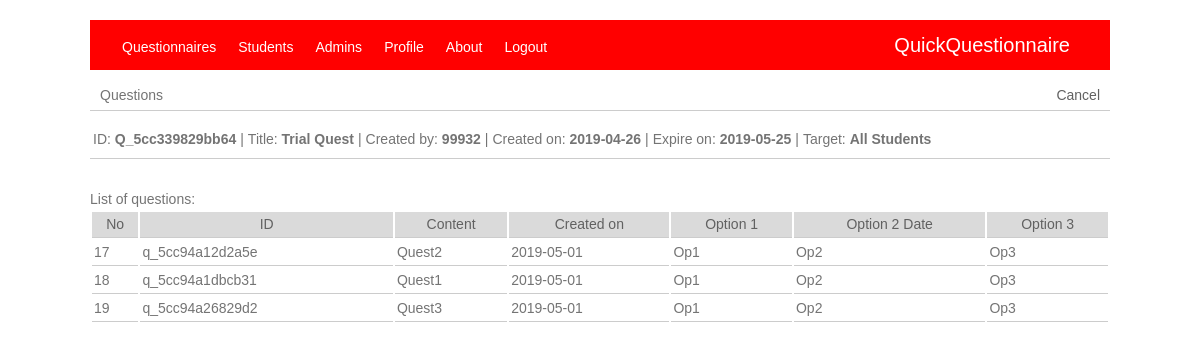
The app's page /admin/question.php?q_id=Q_5cc339829bb64 (signed in) with its own data.
### tables this page shows
CREATE TABLE `questionnaire` (
  `no` int(11) NOT NULL,
  `q_id` varchar(200) DEFAULT NULL,
  `q_title` varchar(200) DEFAULT NULL,
  `q_created_by` varchar(200) DEFAULT NULL,
  `q_creation_date` varchar(100) DEFAULT NULL,
  `q_expiry_date` varchar(100) DEFAULT NULL,
  `q_target` varchar(200) DEFAULT NULL
);

CREATE TABLE `questions` (
  `no` int(11) NOT NULL,
  `question_id` varchar(100) DEFAULT NULL,
  `question_number` varchar(100) DEFAULT NULL,
  `q_id` varchar(100) DEFAULT NULL,
  `question_content` varchar(200) DEFAULT NULL,
  `question_date` varchar(100) DEFAULT NULL,
  `option1` varchar(500) DEFAULT NULL,
  `option2` varchar(200) DEFAULT NULL,
  `option3` varchar(200) DEFAULT NULL
);

### admin/question.php (the view)
<?php include "admin_header.php" ?>
	<div class="main_container">
		<div class="second_header_dv">
			<div class="page_title_div">
				Questions
			</div>
			<div class="add_new_div">
				<a href="questionnaire.php"> Cancel </a>
			</div>
		</div>
		<div class="body_content">
			<div class="add_new_form_div">
				<?php
					$q_id = $_GET['q_id'];
					$sql = "SELECT * FROM questionnaire WHERE q_id='$q_id'";
					$query = $con -> query($sql);
					while($row = $query -> fetch_array()){
						$q_title = $row['q_title'];
						$q_created_by = $row['q_created_by'];
						$q_creation_date = $row['q_creation_date'];
						$q_expiry_date = $row['q_expiry_date'];
						$q_target = $row['q_target'];
					}
					echo "
						<div class='questionnaire_info_div'>
							<table>
								<tr>
									<td> ID: <b>".$q_id."</b> </td>
									<td> | </td>
									<td> Title: <b>".$q_title."</b> </td>
									<td> | </td>
									<td> Created by: <b>".$q_created_by."</b> </td>
									<td> | </td>
									<td> Created on: <b>".$q_creation_date."</b> </td>
									<td> | </td>
									<td> Expire on: <b>".$q_expiry_date."</b> </td>
									<td> | </td>
									<td> Target: <b>".$q_target."</b> </td>
								</tr>
							</table>
						</div>
					";
				?>
				<div class="question_list_div">
					<?php
						$sql_fetch = "SELECT * FROM questions WHERE q_id='$q_id' ORDER BY no ASC";
						$query_fetch = $con -> query($sql_fetch);
						echo "
							List of questions:
							<table class=body_table>
								<thead>
									<td align=center> No </td>
									<td align=center> ID </td>
									<td align=center> Content </td>
									<td align=center> Created on </td>
									<td align=center> Option 1 </td>
									<td align=center> Option 2 Date </td>
									<td align=center> Option 3 </td>
								</thead>";
						while ($row_fetch = $query_fetch -> fetch_array()) {
							echo "
								<tr>
									<td>".$row_fetch['no']."</td>
									<td>".$row_fetch['question_id']."</td>
									<td>".$row_fetch['question_content']."</td>
									<td>".$row_fetch['question_date']."</td>
									<td>".$row_fetch['option1']."</td>
									<td>".$row_fetch['option2']."</td>
									<td>".$row_fetch['option3']."</td>
								</tr>
								";
							}
						?>
					</table>
				</div>
			</div>
		</div>
	</div>
<?php include "admin_footer.php" ?>

### css/css.css (style rules this page uses)
body { width: 85%; height: auto; padding: 0; margin: 0; margin: auto; font: 14px/1.5 Arial, Helvetica, sans-serif; color: #747474; }
body a { text-decoration: none; color: #616161; }
.main_container { width: 100%; }
.second_header_dv { width: 100%; margin-top: 10px; padding: 5px 0px 25px 0px; border-bottom: 1px solid #ccc; }
.page_title_div { float: left; margin-left: 10px; }
.add_new_div { float: right; margin-right: 10px; }
.body_content { width: 100%; height: auto; margin-top: 15px; }
.body_table { width: 100%; }
.body_table thead { background-color: #dadada; padding: 2px 2px 2px 2px; color: #616161; }
.body_table td { padding: 2px 2px 2px 2px; border-bottom: 1px solid #ccc; }
.add_new_form_div { width: auto; height: auto; }
.questionnaire_info_div { margin-bottom: 25px; padding-bottom: 5px; border-bottom: 1px solid #ccc; }
.question_list_div { margin-top: 30px; }

### records on screen
questionnaire: q_title "Trial Quest", q_created_by "99932", q_creation_date "2019-04-26", q_expiry_date "2019-05-25", q_target "All Students"
questions: no "17", question "q_5cc94a12d2a5e", question_content "Quest2", question_date "2019-05-01", option1 "Op1", option2 "Op2", option3 "Op3"
questions: no "18", question "q_5cc94a1dbcb31", question_content "Quest1", question_date "2019-05-01", option1 "Op1", option2 "Op2", option3 "Op3"
questions: no "19", question "q_5cc94a26829d2", question_content "Quest3", question_date "2019-05-01", option1 "Op1", option2 "Op2", option3 "Op3"

### other values on screen
$q_id "Q_5cc339829bb64"
